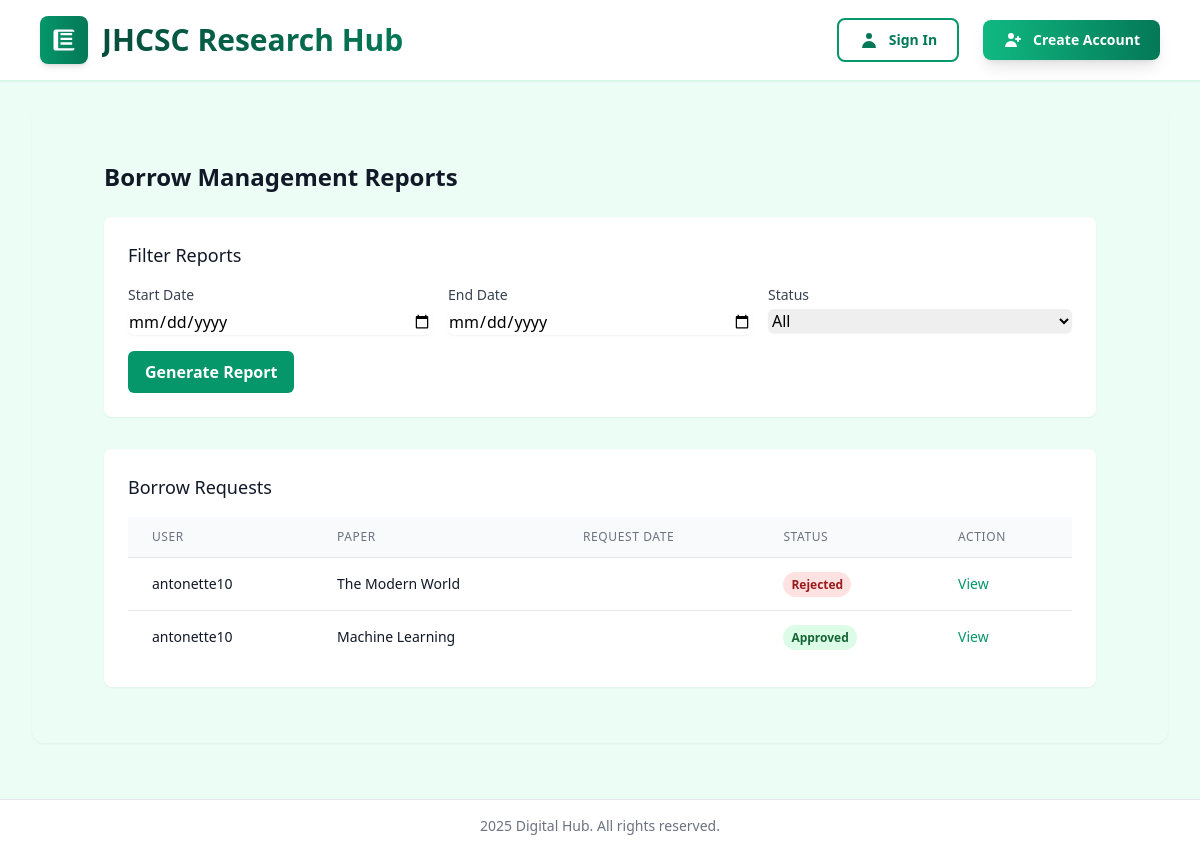
Page /accounts/admin/reports/ on the earlier database version.
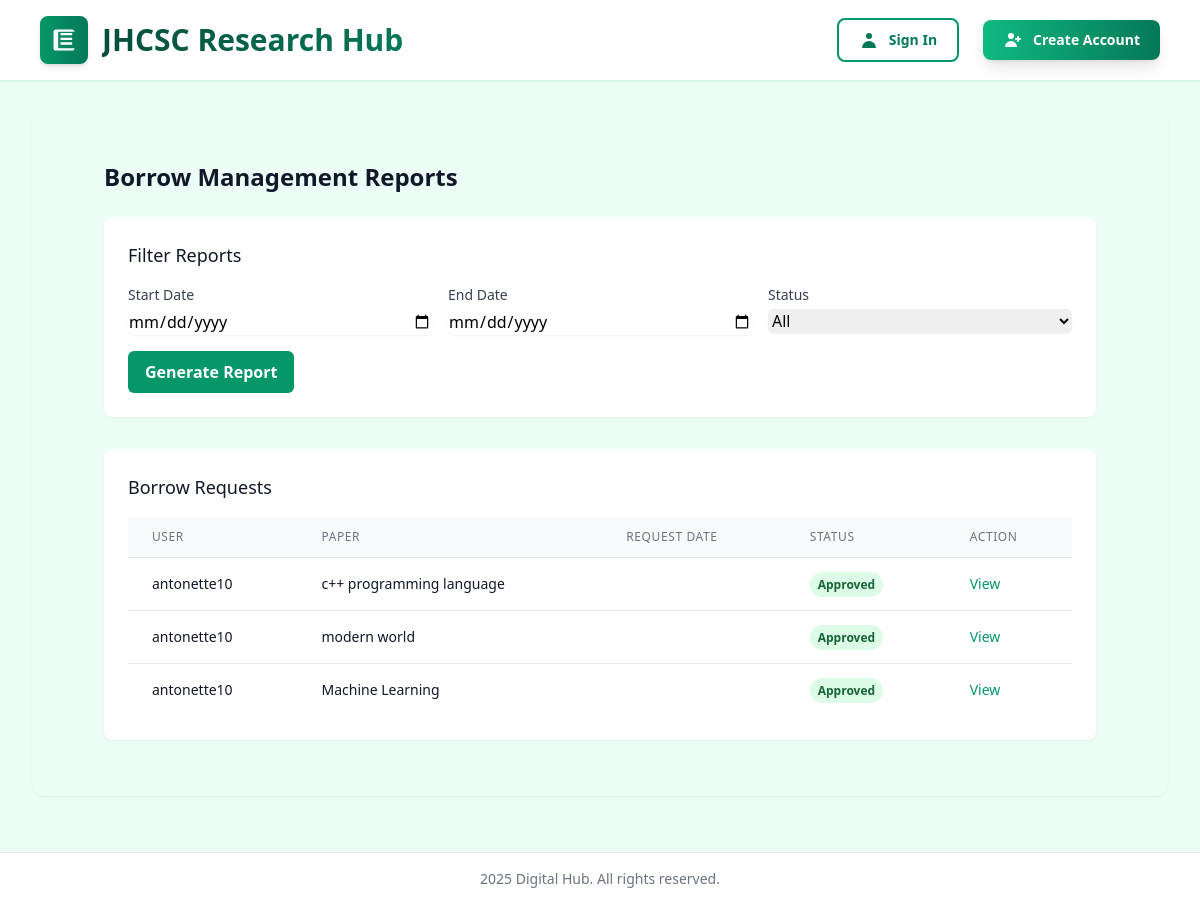
Same page on the later database version.
### scholar/models.py (models this page shows, shortened)
class Borrow(models.Model):
    STATUS_CHOICES = [
        ('pending', 'Pending Approval'),
        ('approved', 'Approved'),
        ('rejected', 'Rejected'),
        ('reserved', 'Reserved'),
    ]
    RETURN_STATUS_CHOICES = [
        ('pending', 'Pending Return Approval'),
        ('approved', 'Return Approved'),
        ('rejected', 'Return Rejected'),
    ]
    user = models.ForeignKey(User, on_delete=models.CASCADE)
    paper = models.ForeignKey(Paper, on_delete=models.CASCADE)
    borrow_date = models.DateTimeField(auto_now_add=True)
    return_date = models.DateTimeField(null=True, blank=True)
    status = models.CharField(max_length=10, choices=STATUS_CHOICES, default='pending')
    return_status = models.CharField(max_length=10, choices=RETURN_STATUS_CHOICES, null=True, blank=True)
    is_returned = models.BooleanField(default=False)  # Add this field
    due_date = models.DateTimeField(null=True, blank=True)
    class Meta:
        ordering = ['-borrow_date']

class Paper(models.Model):
    title = models.CharField(max_length=255)
    authors = models.ManyToManyField('Author', related_name='papers')
    abstract = models.TextField()
    publication_date = models.DateField()
    citations = models.PositiveIntegerField(default=0)
    available_copies = models.PositiveIntegerField(default=1)
    view_count = models.PositiveIntegerField(default=0)
    viewers = models.ManyToManyField(User, related_name='viewed_papers', blank=True)
    pdf_file = models.FileField(upload_to='papers/', blank=True, null=True)  # Add this field

### scholar/views.py (the view)
# urls.py: path('admin/reports/', views.admin_reports, name='admin_reports'),
def admin_reports(request):
    borrows = Borrow.objects.all()
    return render(request, 'scholar/admin_reports.html', {'borrows': borrows})

### scholar/templates/scholar/admin_reports.html (shortened to what the changed rows need)
{% extends 'scholar/base.html' %}
{% block content %}
<div class="container mx-auto px-4 py-8">
    <h1 class="text-2xl font-semibold text-gray-900 mb-6">Borrow Management Reports</h1>
    <div class="bg-white shadow-sm rounded-lg p-6 mb-8">
        <h2 class="text-lg font-medium text-gray-900 mb-4">Filter Reports</h2>
    </div>
    <div id="report-table" class="bg-white shadow-sm rounded-lg p-6">
        <h2 class="text-lg font-medium text-gray-900 mb-4">Borrow Requests</h2>
        <div class="overflow-x-auto">
            <table class="min-w-full divide-y divide-gray-200">
                <thead class="bg-gray-50">
                    <tr>
                        <th scope="col" class="px-6 py-3 text-left text-xs font-medium text-gray-500 uppercase tracking-wider">User</th>
                        <th scope="col" class="px-6 py-3 text-left text-xs font-medium text-gray-500 uppercase tracking-wider">Paper</th>
                        <th scope="col" class="px-6 py-3 text-left text-xs font-medium text-gray-500 uppercase tracking-wider">Request Date</th>
                        <th scope="col" class="px-6 py-3 text-left text-xs font-medium text-gray-500 uppercase tracking-wider">Status</th>
                        <th scope="col" class="px-6 py-3 text-left text-xs font-medium text-gray-500 uppercase tracking-wider">Action</th>
                    </tr>
                </thead>
                <tbody id="report-body" class="bg-white divide-y divide-gray-200">
                    {% for borrow in borrows %}
                    <tr>
                        <td class="px-6 py-4 whitespace-nowrap text-sm text-gray-900">{{ borrow.user.username }}</td>
                        <td class="px-6 py-4 whitespace-nowrap text-sm text-gray-900">{{ borrow.paper.title }}</td>
                        <td class="px-6 py-4 whitespace-nowrap text-sm text-gray-900">{{ borrow.request_date|date:"Y-m-d" }}</td>
                        <td class="px-6 py-4 whitespace-nowrap text-sm text-gray-900">
                            <span class="px-2 py-1 text-xs font-semibold rounded-full
                                {% if borrow.status == 'pending' %}bg-yellow-100 text-yellow-800
                                {% elif borrow.status == 'approved' %}bg-green-100 text-green-800
                                {% elif borrow.status == 'rejected' %}bg-red-100 text-red-800
                                {% elif borrow.status == 'returned' %}bg-blue-100 text-blue-800{% endif %}">
                                {{ borrow.status|title }}
                            </span>
                        </td>
                        <td class="px-6 py-4 whitespace-nowrap text-sm text-gray-900">
                            <a href="{% url 'view_borrow' borrow.id %}" class="text-emerald-600 hover:text-emerald-900">View</a>
                        </td>
                    </tr>
                    {% empty %}
                    <tr>
                        <td colspan="5" class="px-6 py-4 text-center text-sm text-gray-500">No borrow requests found.</td>
                    </tr>
                    {% endfor %}
                </tbody>
            </table>
        </div>
    </div>
</div>
{% endblock %}

Differences in the rows shown:
removed Borrow: user.username "antonette10", paper "The Modern World", status "Rejected"
added Borrow: user.username "antonette10", paper "c++ programming language", status "Approved"
added Borrow: user.username "antonette10", paper "modern world", status "Approved"
